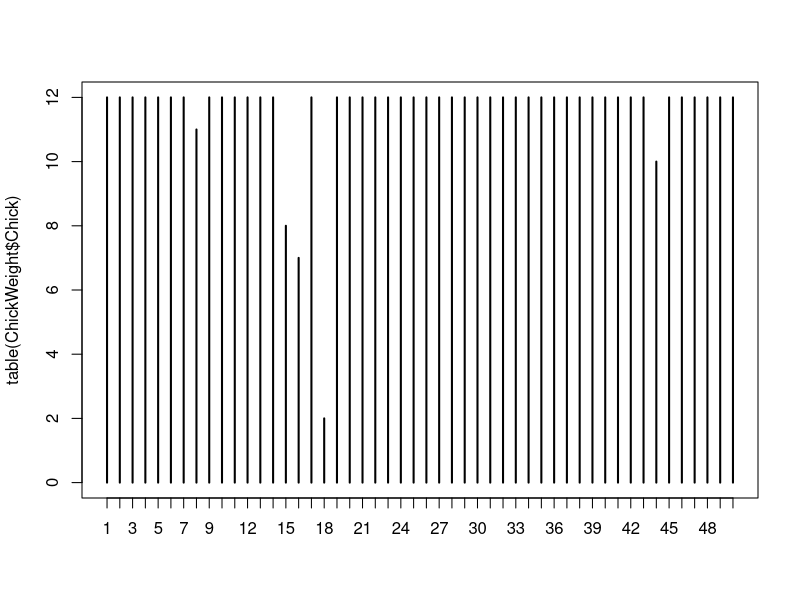
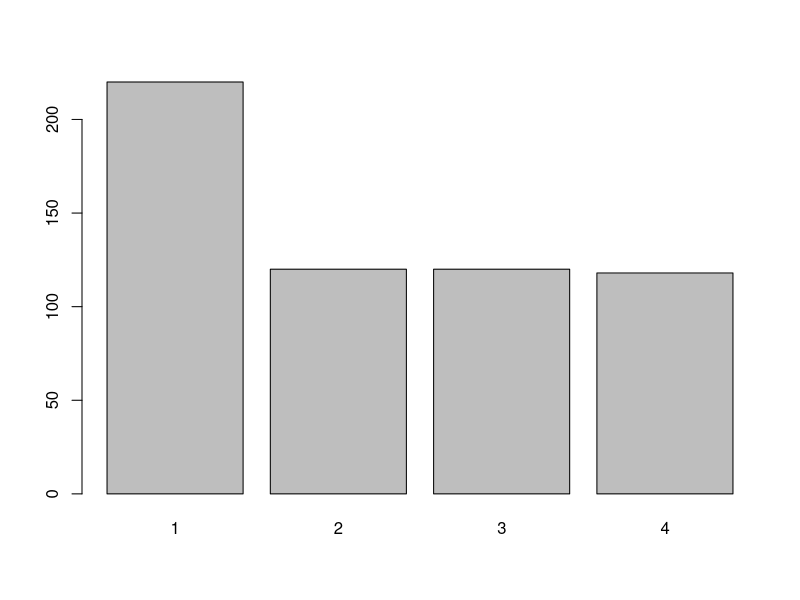
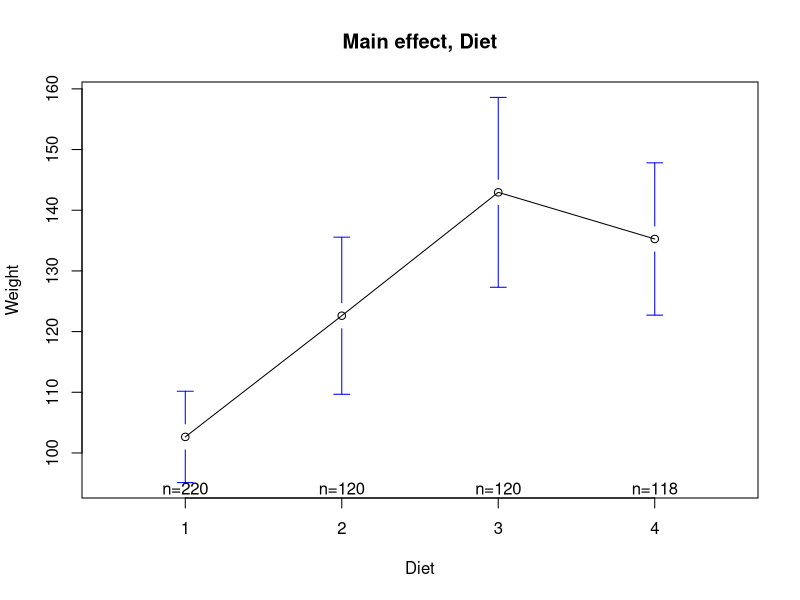
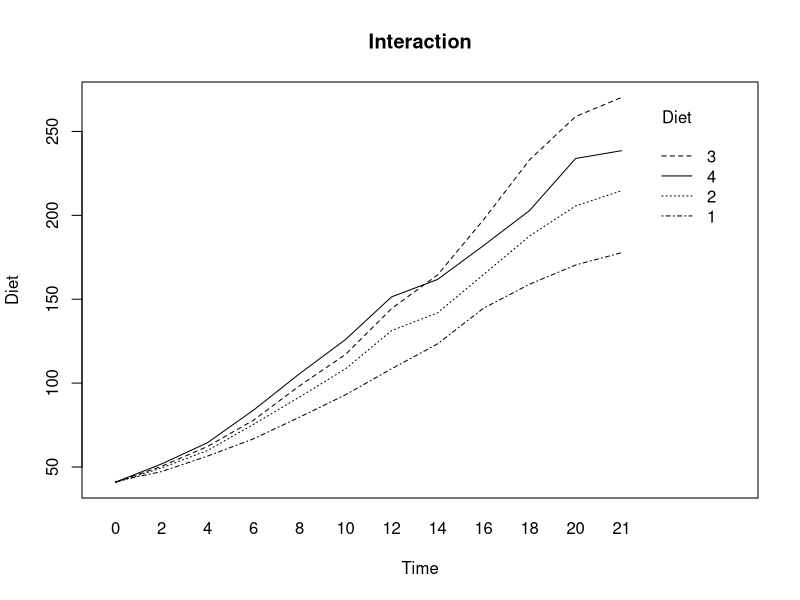
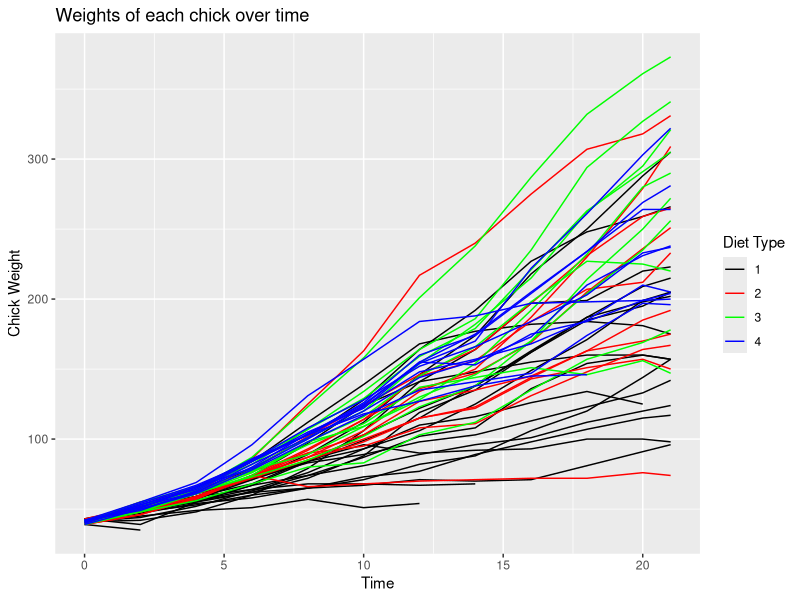
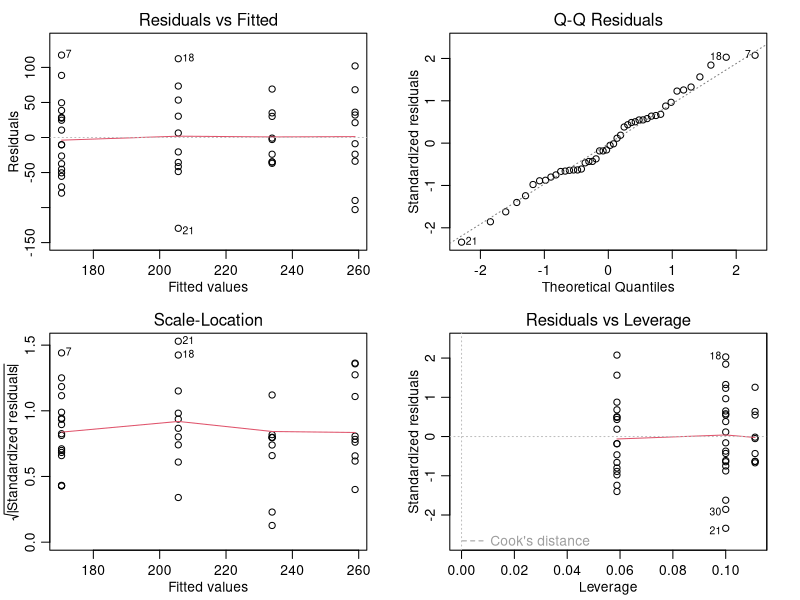

Write the R code that produced these figures, in order.
## ---- chunk 1
library(lme4)
## ---- chunk 2
data(ChickWeight)
## ---- chunk 3
# str(ChickWeight)
# nlevels(ChickWeight$Chick)
# levels(ChickWeight$Chick)
## ---- chunk 4
summary_table = summary(ChickWeight)
summary_table

plot(table(ChickWeight$Chick))
barplot(table(ChickWeight$Diet))

# Get summary using Group_by using dplyr
library(dplyr)
summary_table2 = ChickWeight %>% group_by(Diet) %>% 
  summarise(
    count=n(),
    min=min(weight),
    Q1=quantile(weight, 0.25),
    mean=mean(weight),
    SD =sd(weight),
    Q3 = quantile(weight, 0.75),
    max=max(weight)
  )
summary_table2
## ---- chunk 5
library(gplots)
plotmeans(weight~Diet, data=ChickWeight, xlab="Diet", ylab="Weight",
          main="Main effect, Diet") 

with(ChickWeight, interaction.plot(x.factor=Time, 
                                   trace.factor=Diet, 
                                   response=weight, 
                            xlab="Time",ylab="Diet", main="Interaction"))

## ---- chunk 6
# Plot and add title, x and y labels, and legend title. (MAKE SURE TO CHANGE THOSE!)
library(ggplot2)
ggplot(ChickWeight, aes(x=Time, y=weight, group=Chick, color=Diet)) + 
  geom_line() + 
  scale_color_manual(values = c("black", "red", "green", "blue")) + 
  ggtitle("Weights of each chick over time") + 
  xlab("Time") + ylab("Chick Weight") + labs(colour="Diet Type")
## ---- chunk 7
# Create a dataframe that keeps only Day 20 values
Day20 = ChickWeight %>% filter(Time == 20)

# Fit One Way Anova model 
model1 = lm(weight~as.factor(Diet), data= Day20)
anova(model1)

## Alt. way to fit and get p-values
anova.fit = aov(weight~as.factor(Diet), data=Day20)
summary(anova.fit)
## ---- chunk 8
par(mfrow=c(2,2), mar=c(3,3,2,2), mgp=c(1.7,.7,0))
plot(anova.fit)
## ---- chunk 9
# Fit Two way Anova model (Fixed Effects)
model2 = lm(weight ~ as.factor(Diet) * as.factor(Time), data=ChickWeight)
anova(model2)

## Alt. way to fit and get p-values
two_anova_fit = aov(weight ~ as.factor(Diet) * as.factor(Time), data=ChickWeight)
summary(two_anova_fit)

## Alt. way to fit and get p-values
# Full model
full = aov(weight ~ as.factor(Diet) * as.factor(Time), data=ChickWeight)
# Reduced
reduced = aov(weight ~ as.factor(Diet) + as.factor(Time), data=ChickWeight)
# Full/reduced test
anova(reduced, full)
## ---- chunk 10
# Fit Two way Anova model (Mixed Effects)
## (1|Chick) is the random effect of Chick
## (0 + Time|Chick) is the random slope of time given a chick
mixed_model = lmer(weight ~ Time * as.factor(Diet) + (1|Chick) + (0 + Time|Chick),
                   data=ChickWeight)
# Report the coefficients (of the fixed effects)
summary(mixed_model)$coefficients
